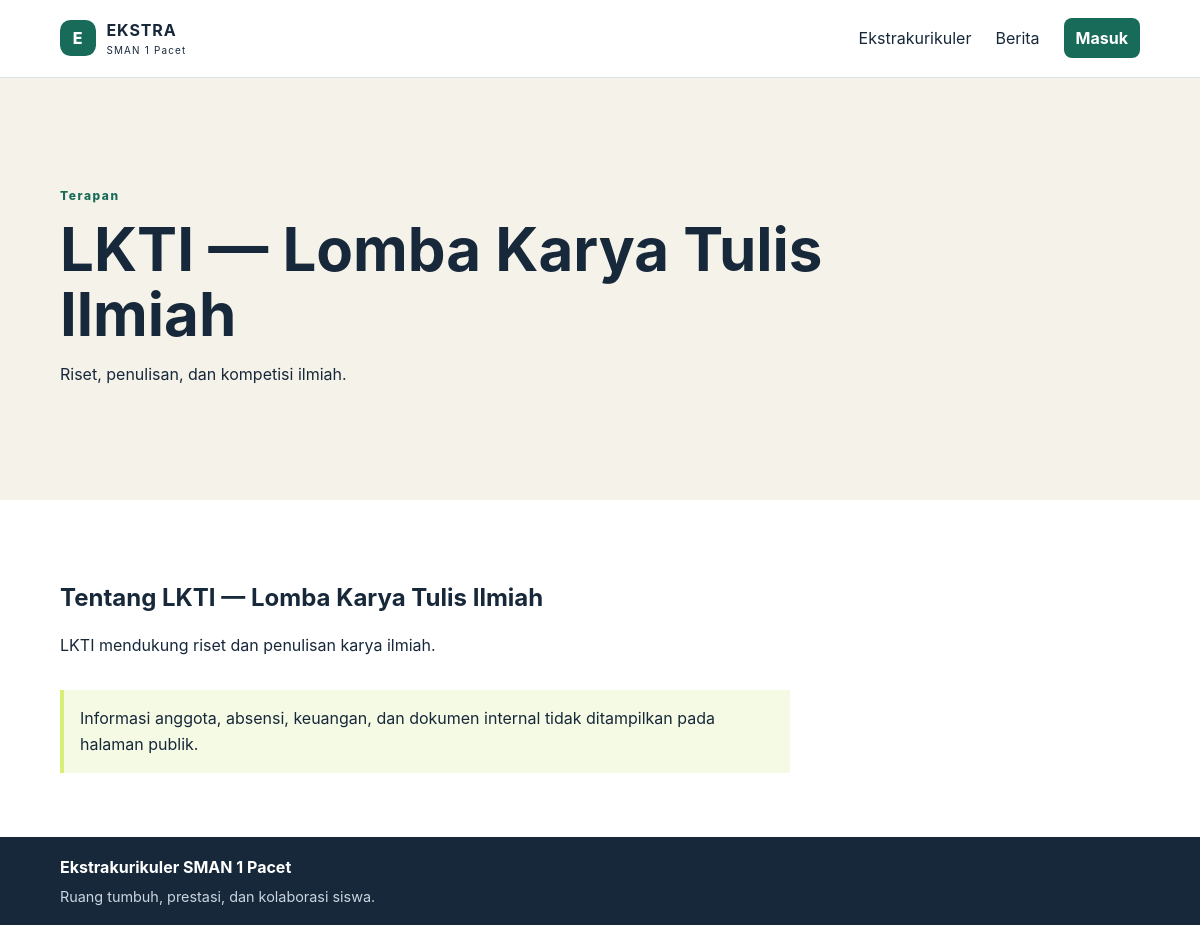
Screenshot of /ekstrakurikuler/lkti with the database file from the repository.
### tables this page shows
CREATE TABLE extracurriculars (id BIGINT UNSIGNED AUTO_INCREMENT PRIMARY KEY, group_id BIGINT UNSIGNED NOT NULL, name VARCHAR(150) NOT NULL, slug VARCHAR(160) NOT NULL UNIQUE, short_description VARCHAR(280) NOT NULL, description TEXT NOT NULL, status ENUM('active','inactive','archived') NOT NULL DEFAULT 'active', is_featured BOOLEAN NOT NULL DEFAULT FALSE, settings JSON NULL, created_at TIMESTAMP NOT NULL DEFAULT CURRENT_TIMESTAMP, updated_at TIMESTAMP NULL DEFAULT NULL ON UPDATE CURRENT_TIMESTAMP, CONSTRAINT fk_extra_group FOREIGN KEY(group_id) REFERENCES extracurricular_groups(id), INDEX idx_extra_public (status,is_featured,name));

CREATE TABLE extracurricular_groups (id BIGINT UNSIGNED AUTO_INCREMENT PRIMARY KEY, name VARCHAR(120) NOT NULL UNIQUE, description TEXT NULL, sort_order SMALLINT UNSIGNED NOT NULL DEFAULT 0);

### app/Core/View.php (called while the page is built, shortened)
<?php
final class View {
    public static function render(string $template, array $data = [], string $layout = 'public'): never {
        extract($data, EXTR_SKIP); ob_start(); require dirname(__DIR__, 2) . '/views/' . $template . '.php'; $content = ob_get_clean(); require dirname(__DIR__, 2) . '/views/layouts/' . $layout . '.php'; exit;
    }
    public static function e(?string $value): string { return htmlspecialchars((string)$value, ENT_QUOTES, 'UTF-8'); }
}

### app/Controllers/PublicController.php (called while the page is built, shortened)
<?php
final class PublicController {
    private ExtracurricularRepository $extras; private NewsRepository $news;
    public function __construct() {$db=App::container()->get(\App\Core\Database::class);$this->extras=new ExtracurricularRepository($db);$this->news=new NewsRepository($db);}
    public function showExtracurricular(Request $r,string $slug): never { $item=$this->extras->bySlug($slug); if(!$item){http_response_code(404);View::render('errors/404');} View::render('public/extracurricular-detail',compact('item')); }
}

### public/index.php (called while the page is built, shortened)
<?php
require dirname(__DIR__) . '/bootstrap.php';
$router = new Router();
$router->get('/', [PublicController::class, 'home']);
$router->get('/ekstrakurikuler', [PublicController::class, 'extracurriculars']);
$router->get('/ekstrakurikuler/{slug}', [PublicController::class, 'showExtracurricular']);
$router->get('/berita', [PublicController::class, 'news']);
$router->get('/berita/{slug}', [PublicController::class, 'showNews']);
$router->get('/login', [AuthController::class, 'showLogin']);
$router->post('/login', [AuthController::class, 'login']);
$router->post('/logout', [AuthController::class, 'logout']);
$router->get('/dashboard', [DashboardController::class, 'index']);
$router->get('/profil', [DashboardController::class, 'profile']);
$router->dispatch(App::request());

### bootstrap.php (called while the page is built, shortened)
<?php
spl_autoload_register(static function (string $class): void {
    $prefix = 'App\\';
    $file = __DIR__ . '/app/' . str_replace('\\', '/', substr($class, strlen($prefix))) . '.php';
});

### app/Core/App.php (called while the page is built, shortened)
<?php
final class App {
    private static Container $container;
    public static function boot(Container $container): void { self::$container = $container; }
    public static function container(): Container { return self::$container; }
}

### app/Core/Env.php (called while the page is built, shortened)
<?php
final class Env {
    public static function get(string $key, ?string $default = null): ?string { return $_ENV[$key] ?? getenv($key) ?: $default; }
}

### app/Core/Database.php (called while the page is built, shortened)
<?php
final class Database {
    private PDO $pdo;
    public function __construct() {
        $dsn = sprintf('mysql:host=%s;port=%s;dbname=%s;charset=utf8mb4', Env::get('DB_HOST', '127.0.0.1'), Env::get('DB_PORT', '3306'), Env::get('DB_DATABASE', 'ekstra_pacet'));
        $this->pdo = new PDO($dsn, Env::get('DB_USERNAME'), Env::get('DB_PASSWORD'), [PDO::ATTR_ERRMODE => PDO::ERRMODE_EXCEPTION, PDO::ATTR_DEFAULT_FETCH_MODE => PDO::FETCH_ASSOC, PDO::ATTR_EMULATE_PREPARES => false]);
    }
    public function pdo(): PDO { return $this->pdo; }
}

### app/Core/Container.php (called while the page is built, shortened)
<?php
final class Container {
    private array $entries = [];
    public function set(string $id, callable $factory): void { $this->entries[$id] = $factory; }
    public function get(string $id): object { return ($this->entries[$id])(); }
}

### app/Repositories/ExtracurricularRepository.php (called while the page is built, shortened)
<?php
final class ExtracurricularRepository {
    public function bySlug(string $slug): ?array { $s=$this->db->pdo()->prepare("SELECT e.*,g.name group_name,g.description group_description FROM extracurriculars e JOIN extracurricular_groups g ON g.id=e.group_id WHERE e.slug=? AND e.status='active'"); $s->execute([$slug]); return $s->fetch() ?: null; }
}

### app/Core/Request.php (called while the page is built, shortened)
<?php
final class Request {
    public function __construct() { $this->method = strtoupper($_SERVER['REQUEST_METHOD'] ?? 'GET'); $this->path = rtrim(parse_url($_SERVER['REQUEST_URI'] ?? '/', PHP_URL_PATH) ?: '/', '/') ?: '/'; }
}

### app/Services/Auth.php (called while the page is built, shortened)
<?php
final class Auth {
    public static function user(): ?array { Session::start(); return $_SESSION['user'] ?? null; }
}

### app/views/public/extracurricular-detail.php (the view)
<?php use App\Core\View; ?><section class="detail-hero"><p class="eyebrow"><?=View::e($item['group_name'])?></p><h1><?=View::e($item['name'])?></h1><p><?=View::e($item['short_description'])?></p></section><article class="article section"><h2>Tentang <?=View::e($item['name'])?></h2><p><?=nl2br(View::e($item['description']))?></p><aside class="notice">Informasi anggota, absensi, keuangan, dan dokumen internal tidak ditampilkan pada halaman publik.</aside></article>

### app/Core/Router.php (shortened to what this page needs)
<?php
final class Router {
    private array $routes = [];
    private function add(string $method, string $path, array $handler): void { $this->routes[] = compact('method', 'path', 'handler'); }
    public function dispatch(Request $request): never {
        foreach ($this->routes as $route) {
            $pattern = '#^' . preg_replace('#\\{([a-z_]+)\\}#', '(?P<$1>[a-z0-9-]+)', $route['path']) . '$#';
            if (preg_match($pattern, $request->path, $matches)) { $controller = new $route['handler'][0](); $method = $route['handler'][1]; $controller->$method($request, ...array_filter($matches, 'is_string', ARRAY_FILTER_USE_KEY)); }
        }
        http_response_code(404); View::render('errors/404'); exit;
    }
}

### app/views/layouts/public.php (shortened to what this page needs)
<!doctype html><html lang="id"><head><link rel="stylesheet" href="/assets/css/app.css"></head><body>
<header class="site-header"><a class="brand" href="/"><span class="brand-mark">E</span><span><strong>EKSTRA</strong><small>SMAN 1 Pacet</small></span></a><nav aria-label="Navigasi utama"><a href="/ekstrakurikuler">Ekstrakurikuler</a><a href="/berita">Berita</a><?php if(Auth::user()): ?><a class="button button-small" href="/dashboard">Dashboard</a><?php else: ?><a class="button button-small" href="/login">Masuk</a><?php endif; ?></nav></header>
<main><?= $content ?></main><footer><strong>Ekstrakurikuler SMAN 1 Pacet</strong><span>Ruang tumbuh, prestasi, dan kolaborasi siswa.</span></footer><script src="/assets/js/app.js"></script></body></html>

### public/assets/css/app.css (style rules this page uses)
:root { --ink:#17283a;--green:#176b58;--lime:#d8ef77;--sand:#f5f2ea;--muted:#64748b;--line:#dce3e8 }
* { box-sizing:border-box }
body { margin:0;font:16px/1.6 Inter,ui-sans-serif,system-ui,sans-serif;color:var(--ink);background:#fff }
a { color:inherit;text-decoration:none }
.site-header,footer { display:flex;justify-content:space-between;align-items:center;padding:1.1rem max(5vw,2rem) }
.site-header { border-bottom:1px solid var(--line) }
.site-header nav { display:flex;align-items:center;gap:1.5rem }
.brand { display:flex;gap:.65rem;align-items:center;letter-spacing:.06em }
.brand small { display:block;font-size:.62rem;letter-spacing:.12em }
.brand-mark { display:grid;place-items:center;width:2.25rem;height:2.25rem;border-radius:.65rem;background:var(--green);color:white;font-weight:800 }
.button { display:inline-block;background:var(--green);color:#fff;padding:.7rem 1rem;border:0;border-radius:.5rem;font-weight:700;cursor:pointer }
.button-small { padding:.45rem .75rem }
.hero,.detail-hero,.page-heading { padding:clamp(3rem,8vw,8rem) max(5vw,2rem);background:var(--sand) }
h1 { font-size:clamp(2.2rem,5vw,4.7rem);line-height:1.08;margin:.3rem 0 1rem;max-width:850px }
h2 { line-height:1.2 }
.eyebrow { color:var(--green);font-size:.75rem;font-weight:800;letter-spacing:.13em }
.section { padding:4rem max(5vw,2rem) }
.article { max-width:850px }
.notice { margin-top:2rem;padding:1rem;border-left:4px solid var(--lime);background:#f5fae4 }
footer { background:var(--ink);color:#fff;flex-direction:column;align-items:flex-start;gap:.25rem }
footer span { color:#cbd5e1;font-size:.9rem }

### rows the page displays
extracurriculars: group.name "Terapan", name "LKTI — Lomba Karya Tulis Ilmiah", short_description "Riset, penulisan, dan kompetisi ilmiah.", description "LKTI mendukung riset dan penulisan karya ilmiah."
